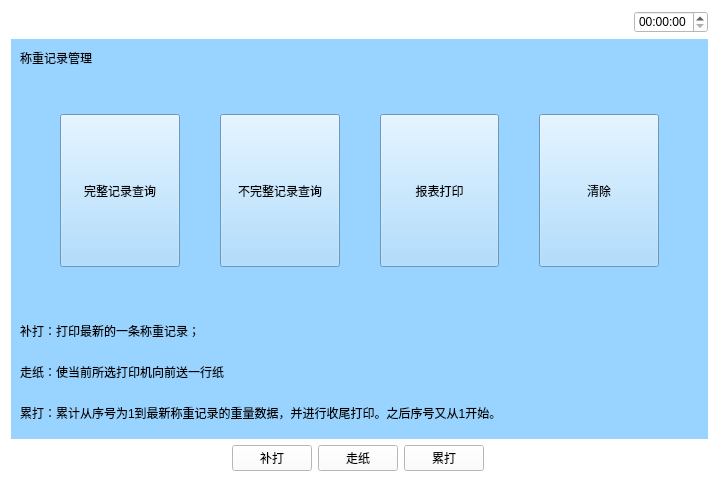
<?xml version="1.0" encoding="UTF-8"?>
<ui version="4.0">
 <class>Lishijilu</class>
 <widget class="QWidget" name="Lishijilu">
  <property name="geometry">
   <rect>
    <x>0</x>
    <y>0</y>
    <width>719</width>
    <height>482</height>
   </rect>
  </property>
  <property name="windowTitle">
   <string>Form</string>
  </property>
  <property name="styleSheet">
   <string notr="true">background-color: rgb(255, 255, 255);</string>
  </property>
  <layout class="QVBoxLayout" name="verticalLayout_4">
   <item>
    <layout class="QHBoxLayout" name="horizontalLayout_5">
     <item>
      <widget class="QPushButton" name="pushButton">
       <property name="text">
        <string/>
       </property>
       <property name="icon">
        <iconset resource="myimages.qrc">
         <normaloff>:/image/images/4g.png</normaloff>:/image/images/4g.png</iconset>
       </property>
       <property name="flat">
        <bool>true</bool>
       </property>
      </widget>
     </item>
     <item>
      <widget class="QPushButton" name="pushButton_2">
       <property name="text">
        <string/>
       </property>
       <property name="icon">
        <iconset resource="myimages.qrc">
         <normaloff>:/image/images/wireless.svg</normaloff>:/image/images/wireless.svg</iconset>
       </property>
       <property name="flat">
        <bool>true</bool>
       </property>
      </widget>
     </item>
     <item>
      <widget class="QPushButton" name="pushButton_3">
       <property name="text">
        <string/>
       </property>
       <property name="icon">
        <iconset resource="myimages.qrc">
         <normaloff>:/image/images/bl.svg</normaloff>:/image/images/bl.svg</iconset>
       </property>
       <property name="flat">
        <bool>true</bool>
       </property>
      </widget>
     </item>
     <item>
      <widget class="QPushButton" name="pushButton_4">
       <property name="text">
        <string/>
       </property>
       <property name="icon">
        <iconset resource="myimages.qrc">
         <normaloff>:/image/images/locate.svg</normaloff>:/image/images/locate.svg</iconset>
       </property>
       <property name="flat">
        <bool>true</bool>
       </property>
      </widget>
     </item>
     <item>
      <spacer name="horizontalSpacer_4">
       <property name="orientation">
        <enum>Qt::Horizontal</enum>
       </property>
       <property name="sizeHint" stdset="0">
        <size>
         <width>40</width>
         <height>20</height>
        </size>
       </property>
      </spacer>
     </item>
     <item>
      <widget class="QTimeEdit" name="timeEdit_2"/>
     </item>
    </layout>
   </item>
   <item>
    <widget class="QWidget" name="widget" native="true">
     <property name="sizePolicy">
      <sizepolicy hsizetype="Preferred" vsizetype="Preferred">
       <horstretch>0</horstretch>
       <verstretch>0</verstretch>
      </sizepolicy>
     </property>
     <property name="contextMenuPolicy">
      <enum>Qt::DefaultContextMenu</enum>
     </property>
     <property name="styleSheet">
      <string notr="true">background-color: rgb(153, 211, 255);</string>
     </property>
     <layout class="QVBoxLayout" name="verticalLayout_2" stretch="1,4,2">
      <item>
       <layout class="QHBoxLayout" name="horizontalLayout">
        <item>
         <widget class="QLabel" name="label">
          <property name="text">
           <string>称重记录管理</string>
          </property>
         </widget>
        </item>
        <item>
         <spacer name="horizontalSpacer">
          <property name="orientation">
           <enum>Qt::Horizontal</enum>
          </property>
          <property name="sizeHint" stdset="0">
           <size>
            <width>40</width>
            <height>20</height>
           </size>
          </property>
         </spacer>
        </item>
        <item>
         <layout class="QVBoxLayout" name="verticalLayout"/>
        </item>
       </layout>
      </item>
      <item>
       <layout class="QHBoxLayout" name="horizontalLayout_4">
        <property name="spacing">
         <number>40</number>
        </property>
        <property name="margin">
         <number>40</number>
        </property>
        <item>
         <widget class="QPushButton" name="allRecord">
          <property name="sizePolicy">
           <sizepolicy hsizetype="Minimum" vsizetype="Minimum">
            <horstretch>0</horstretch>
            <verstretch>0</verstretch>
           </sizepolicy>
          </property>
          <property name="text">
           <string>完整记录查询</string>
          </property>
         </widget>
        </item>
        <item>
         <widget class="QPushButton" name="incompleteQuery">
          <property name="sizePolicy">
           <sizepolicy hsizetype="Minimum" vsizetype="Minimum">
            <horstretch>0</horstretch>
            <verstretch>0</verstretch>
           </sizepolicy>
          </property>
          <property name="text">
           <string>不完整记录查询</string>
          </property>
         </widget>
        </item>
        <item>
         <widget class="QPushButton" name="printTable">
          <property name="sizePolicy">
           <sizepolicy hsizetype="Minimum" vsizetype="Minimum">
            <horstretch>0</horstretch>
            <verstretch>0</verstretch>
           </sizepolicy>
          </property>
          <property name="text">
           <string>报表打印</string>
          </property>
         </widget>
        </item>
        <item>
         <widget class="QPushButton" name="clear">
          <property name="sizePolicy">
           <sizepolicy hsizetype="Minimum" vsizetype="Minimum">
            <horstretch>0</horstretch>
            <verstretch>0</verstretch>
           </sizepolicy>
          </property>
          <property name="text">
           <string>清除</string>
          </property>
         </widget>
        </item>
       </layout>
      </item>
      <item>
       <layout class="QVBoxLayout" name="verticalLayout_3">
        <item>
         <widget class="QLabel" name="label_2">
          <property name="text">
           <string>补打：打印最新的一条称重记录；</string>
          </property>
          <property name="scaledContents">
           <bool>true</bool>
          </property>
         </widget>
        </item>
        <item>
         <widget class="QLabel" name="label_3">
          <property name="text">
           <string>走纸：使当前所选打印机向前送一行纸</string>
          </property>
         </widget>
        </item>
        <item>
         <widget class="QLabel" name="label_4">
          <property name="text">
           <string>累打：累计从序号为1到最新称重记录的重量数据，并进行收尾打印。之后序号又从1开始。</string>
          </property>
         </widget>
        </item>
       </layout>
      </item>
     </layout>
    </widget>
   </item>
   <item>
    <layout class="QHBoxLayout" name="horizontalLayout_2">
     <item>
      <widget class="QPushButton" name="returnIndex">
       <property name="font">
        <font>
         <family>AR PL UMing TW MBE</family>
        </font>
       </property>
       <property name="styleSheet">
        <string notr="true">border-image: url(:/image/images/index.svg);</string>
       </property>
       <property name="text">
        <string/>
       </property>
       <property name="icon">
        <iconset resource="myimages.qrc">
         <normaloff>:/image/images/index.svg</normaloff>:/image/images/index.svg</iconset>
       </property>
       <property name="iconSize">
        <size>
         <width>40</width>
         <height>40</height>
        </size>
       </property>
       <property name="flat">
        <bool>true</bool>
       </property>
      </widget>
     </item>
     <item>
      <spacer name="horizontalSpacer_3">
       <property name="orientation">
        <enum>Qt::Horizontal</enum>
       </property>
       <property name="sizeHint" stdset="0">
        <size>
         <width>40</width>
         <height>20</height>
        </size>
       </property>
      </spacer>
     </item>
     <item>
      <widget class="QPushButton" name="pushButton_9">
       <property name="text">
        <string>补打</string>
       </property>
      </widget>
     </item>
     <item>
      <widget class="QPushButton" name="pushButton_10">
       <property name="text">
        <string>走纸</string>
       </property>
      </widget>
     </item>
     <item>
      <widget class="QPushButton" name="pushButton_11">
       <property name="text">
        <string>累打</string>
       </property>
      </widget>
     </item>
     <item>
      <spacer name="horizontalSpacer_2">
       <property name="orientation">
        <enum>Qt::Horizontal</enum>
       </property>
       <property name="sizeHint" stdset="0">
        <size>
         <width>40</width>
         <height>20</height>
        </size>
       </property>
      </spacer>
     </item>
     <item>
      <widget class="QPushButton" name="returnPage">
       <property name="text">
        <string/>
       </property>
       <property name="icon">
        <iconset resource="myimages.qrc">
         <normaloff>:/image/images/shangyiye.svg</normaloff>:/image/images/shangyiye.svg</iconset>
       </property>
       <property name="iconSize">
        <size>
         <width>40</width>
         <height>40</height>
        </size>
       </property>
       <property name="flat">
        <bool>true</bool>
       </property>
      </widget>
     </item>
    </layout>
   </item>
  </layout>
 </widget>
 <resources>
  <include location="myimages.qrc"/>
 </resources>
 <connections/>
</ui>
